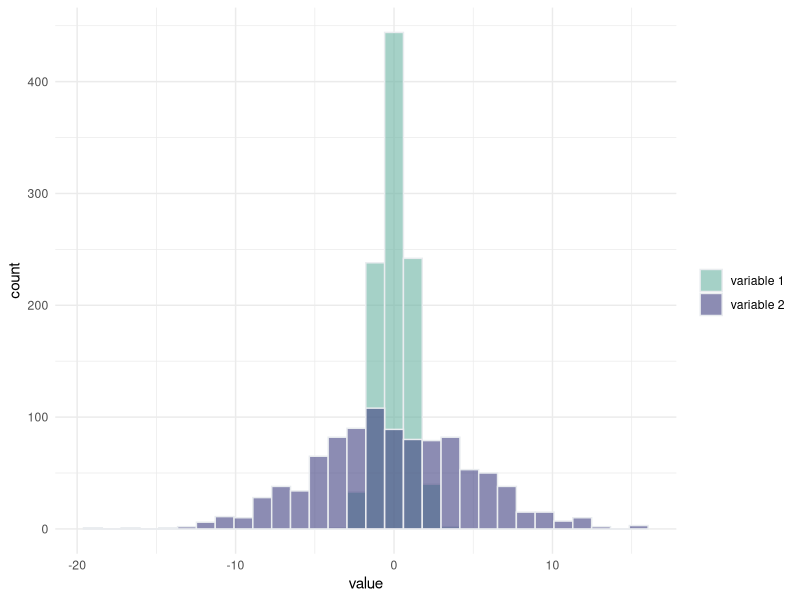
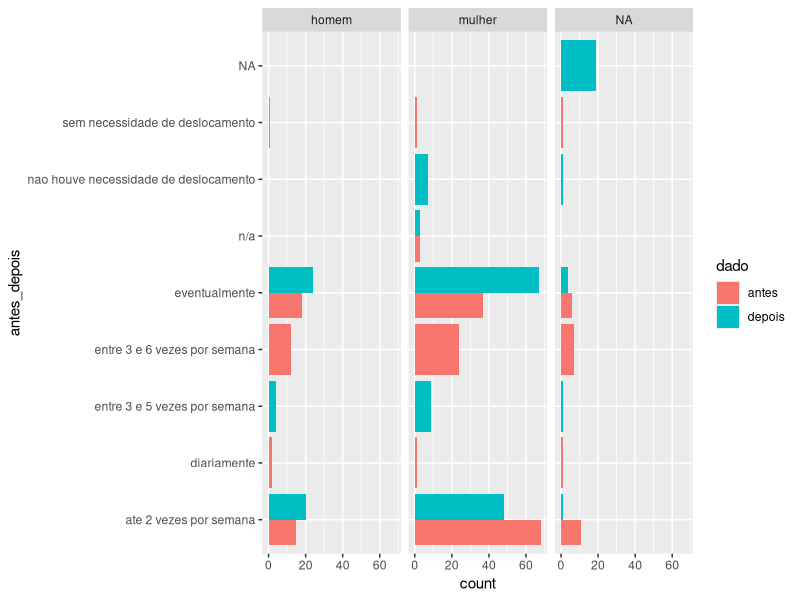

The R source for these figures, in order:
## ---- chunk 1
# library
library(tidyverse)

# Build dataset with different distributions
data <- data.frame(
  type = c(rep("variable 1", 1000), rep("variable 2", 1000)),
  value = c(rnorm(1000), rnorm(1000, mean = 0, sd = 5))
)

# Represent it
p <- data %>%
  ggplot(aes(x=value, fill=type)) +
    geom_histogram( color="#e9ecef", alpha=0.6, position = 'identity') +
    scale_fill_manual(values=c("#69b3a2", "#404080")) +
    theme_minimal() +
    labs(fill="")

p
## ---- chunk 2
# get first observation for each Species in iris data -- base R
mini_iris <- iris[c(1, 51, 101), ]

mini_iris %>% gather(key = "flower_att", value = "measurement", -Species)

## ---- chunk 3
dados_bh <- read_delim("dados_aluno.csv", 
    delim = ";", escape_double = FALSE, trim_ws = TRUE)
## ---- chunk 4
data_plot_long <- dados_bh %>% 
  gather(key = "dado", value = "antes_depois", -genero, -escolaridade) %>% 
  mutate(dado = case_when(dado == 'internet_compras_antes' ~ 'antes',
                          dado == 'internet_compras_depois' ~ 'depois'))   
ggplot(data_plot_long) + 
  geom_bar(aes(x = antes_depois, fill = dado), position = "dodge") +
  coord_flip() +
  facet_wrap(~ genero)

